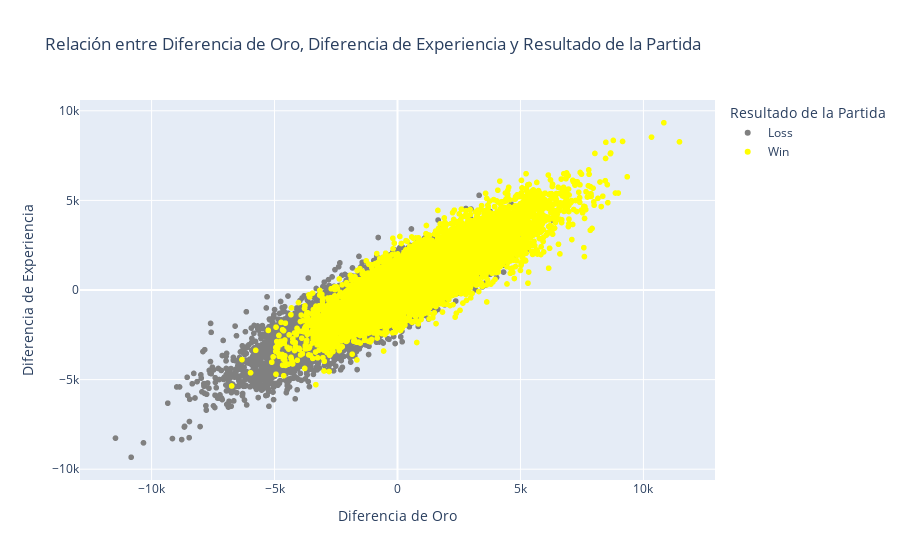

Notebook code for this chart:
### Markdown cell above
- **Hipótesis 8**: Adaptabilidad y éxito Equipos que pueden ajustar sus tácticas y estrategias según la situación en los primeros 10 minutos tendrán una mayor probabilidad de lograr la victoria en partidas clasificatorias Diamante.

### Code cell
# Crear el gráfico de dispersión
fig = px.scatter(data, x='GoldDiff', y='ExperienceDiff', color='WinTags', color_discrete_map=color_map,
                 labels={'GoldDiff': 'Diferencia de Oro', 'ExperienceDiff': 'Diferencia de Experiencia', 'WinTags': 'Resultado de la Partida'},
                 title="Relación entre Diferencia de Oro, Diferencia de Experiencia y Resultado de la Partida")

# Personalizar el gráfico
fig.update_layout(
    xaxis_title="Diferencia de Oro",
    yaxis_title="Diferencia de Experiencia"
)

# Cambiar las etiquetas de la leyenda
fig.update_traces(marker=dict(size=6), selector=dict(name=0), legendgroup="Loss", showlegend=True)
fig.update_traces(marker=dict(size=6), selector=dict(name=1), legendgroup="Win", showlegend=True)

# Mostrar el gráfico
fig.show()

### Figure 1 — Plotly figure (JSON) as saved in the notebook; plotly's stock layout.template omitted (floating-point values rounded to 4 significant figures; data arrays with more than 128 entries replaced by an {"elided": "..."} marker saying what was removed)
{"data": [{"hovertemplate": "Resultado de la Partida=Loss<br>Diferencia de Oro=%{x}<br>Diferencia de Experiencia=%{y}<extra></extra>", "legendgroup": "Loss", "marker": {"color": "gray", "symbol": "circle"}, "mode": "markers", "name": "Loss", "showlegend": true, "type": "scattergl", "x": {"elided": "9879 int values"}, "xaxis": "x", "y": {"elided": "9879 int values"}, "yaxis": "y"}, {"hovertemplate": "Resultado de la Partida=Win<br>Diferencia de Oro=%{x}<br>Diferencia de Experiencia=%{y}<extra></extra>", "legendgroup": "Win", "marker": {"color": "yellow", "symbol": "circle"}, "mode": "markers", "name": "Win", "showlegend": true, "type": "scattergl", "x": {"elided": "9879 int values"}, "xaxis": "x", "y": {"elided": "9879 int values"}, "yaxis": "y"}], "layout": {"legend": {"title": {"text": "Resultado de la Partida"}, "tracegroupgap": 0}, "title": {"text": "Relación entre Diferencia de Oro, Diferencia de Experiencia y Resultado de la Partida"}, "xaxis": {"anchor": "y", "domain": [0, 1], "title": {"text": "Diferencia de Oro"}}, "yaxis": {"anchor": "x", "domain": [0, 1], "title": {"text": "Diferencia de Experiencia"}}}}
